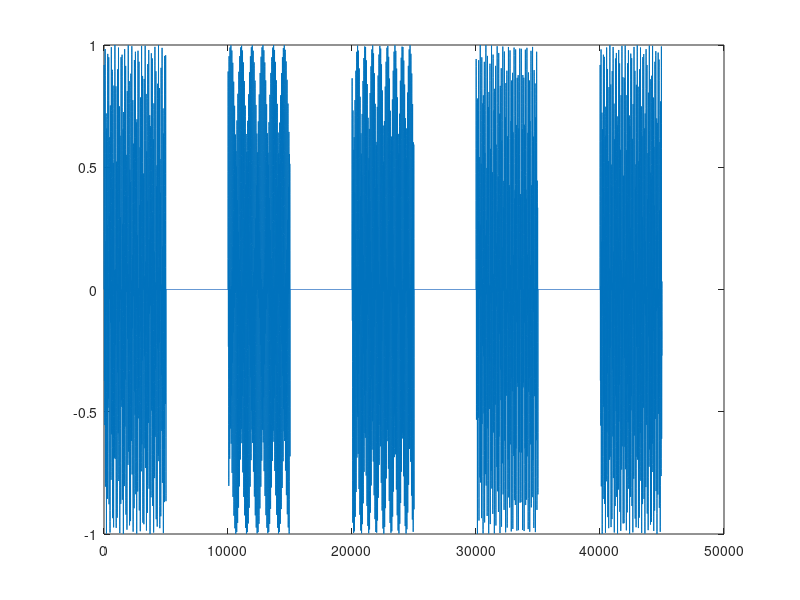

Write MATLAB code to recreate this figure.
%% Preliminary
symbol = {'1','2','3','4','5','6','7','8','9','0'};
f1 = [697 770 852 941]; % low
f2 = [1209 1336 1477];  % high
seq = [1 2 3 4 5];

y = [];

Fs = 5*1e4;                         % Default Sampling Frequency (Hz)
n = 5*1e3;                          % Samples of Points in Fs
t = (0:n-1)/Fs;                     % 100ms per signal
f = [];

%% Building Lookup Matrix 
for i=1:4
    for j=1:3
        f = [f [f2(j);f1(i)]]; %#ok<AGROW> %build up look-up table
    end
end

f(:,10) = []; %clean up special characters
f(:,11) = [];

seq_sig = zeros(n,size(seq,2));
pit = 2*pi*t;

%% Generating Signal
for i=1:size(f,2)
    seq_sig(:,i) = sum(sin(f(:,i)*pit))';
end

num_1   =  seq_sig(:,1)';
num_2   =  seq_sig(:,2)';
num_3 =  seq_sig(:,3)';
num_4  =  seq_sig(:,4)';
num_5  =  seq_sig(:,5)';
num_6   =  seq_sig(:,6)';
num_7 =  seq_sig(:,7)';
num_8 =  seq_sig(:,8)';
num_9  =  seq_sig(:,9)';
num_0  =  seq_sig(:,10)';
p =  zeros(1,n);

for i=1:size(seq,2) 
        switch seq(i) %build signal depending on sequence
            case 0
                y = [y, num_0 p];
                disp('Case 0')
            case 1
                y = [y, num_1 p];
                disp('Case 1')
            case 2
                y = [y, num_2 p];
                disp('Case 2')
            case 3
                y = [y, num_3 p];
                disp('Case 3')
            case 4
                y = [y, num_4 p];
                disp('Case 4')
            case 5
                y = [y, num_5 p];
                disp('Case 5')
            case 6
                y = [y, num_6 p];
                disp('Case 6')
            case 7
                y = [y, num_7 p];
                disp('Case 7')
            case 8
                y = [y, num_8 p];
                disp('Case 8')
            case 9
                y = [y, num_9 p];
                disp('Case 9')
            otherwise
                disp('Error: No Integer')
        end
end

y = y(1,1:45000); %Delete last Pause_signal

for i=1:length(y)
    y(1,i) = (y(1,i))/2;
end

plot(y)
%sound(y, Fs)